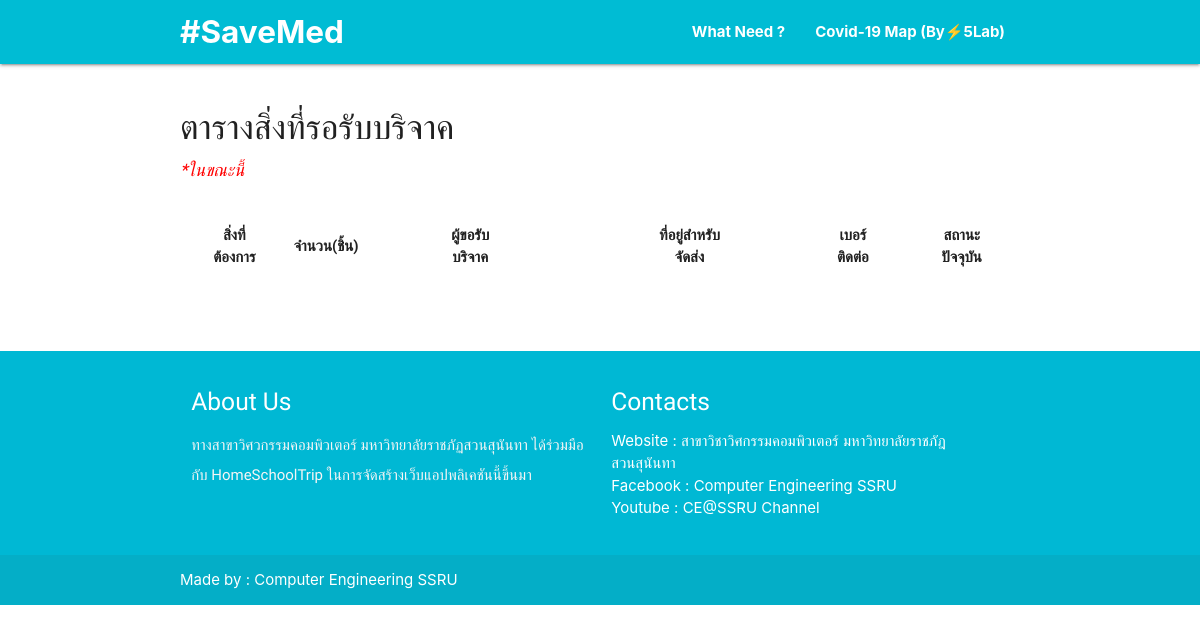
Before: /need.php with the older database file.
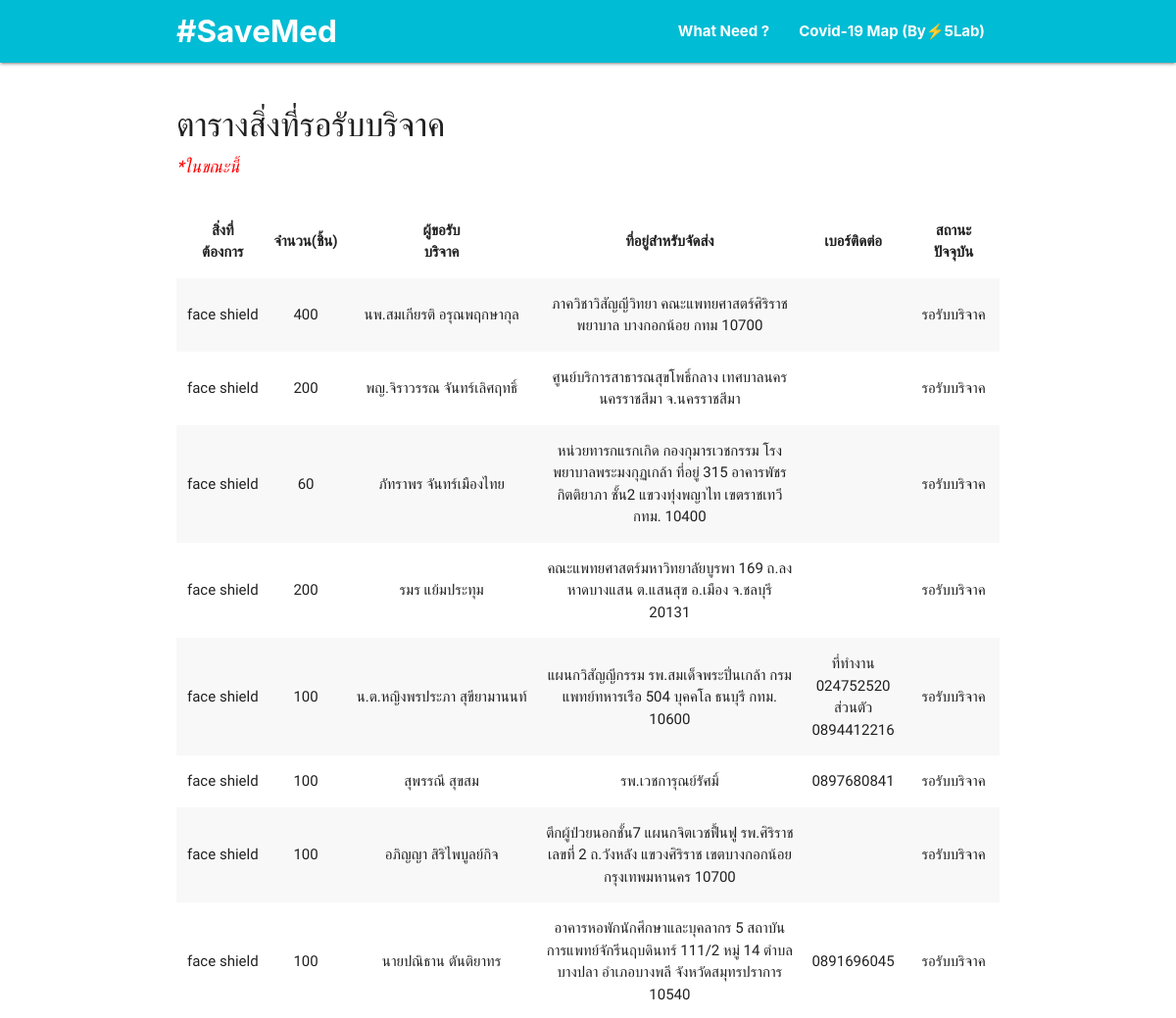
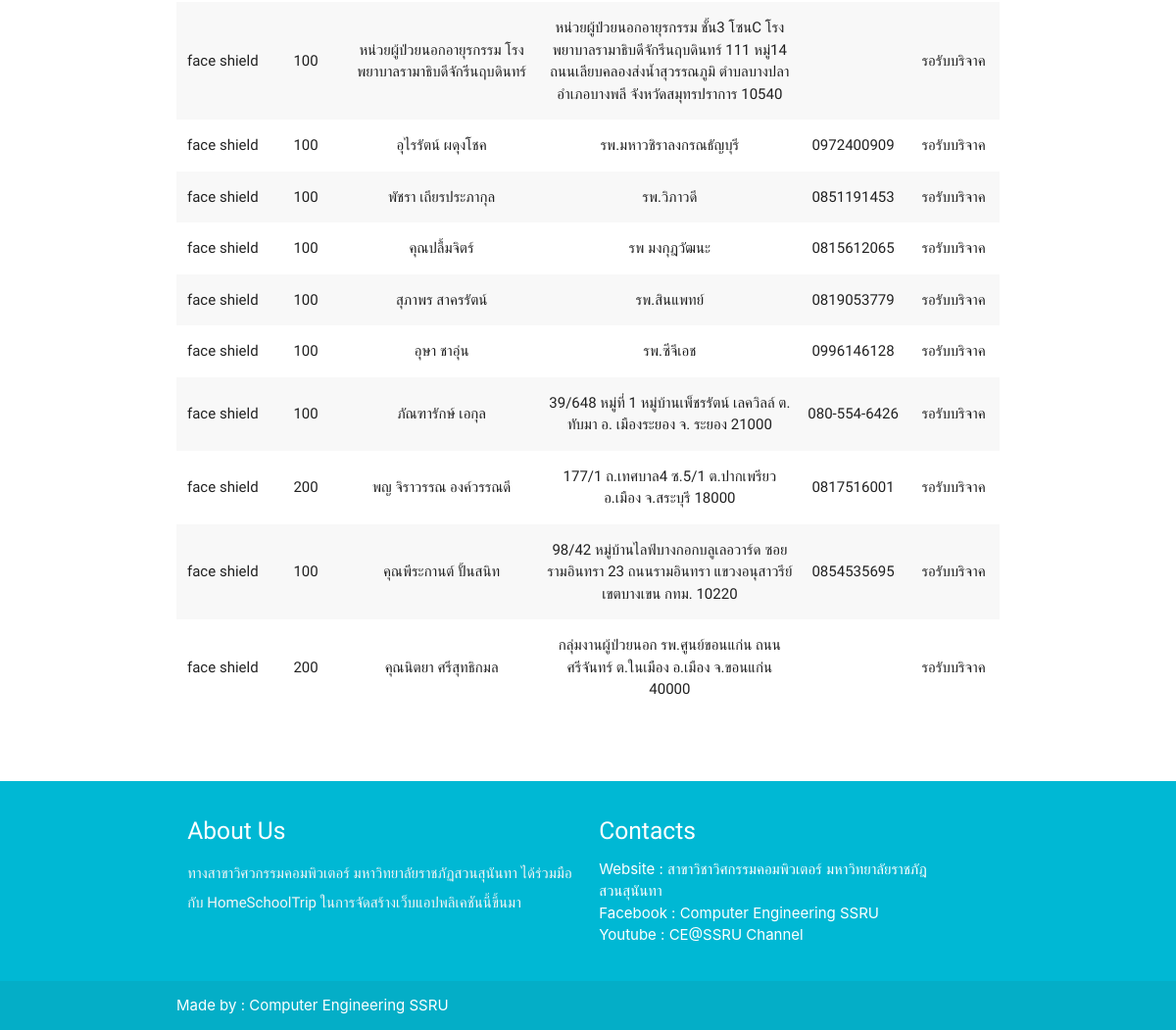
After: the same page with the newer database file (2 pictures, top to bottom).
### tables this page shows
CREATE TABLE `save_med` (
  `id` int(10) NOT NULL,
  `need` text NOT NULL,
  `piece` int(11) NOT NULL,
  `place` text NOT NULL,
  `applicant` text NOT NULL,
  `contact` text NOT NULL,
  `status` text NOT NULL
);

### need.php (the view, shortened to what this page needs)
<?php
$status = "รอรับบริจาค";
require './server/server.php';
$sql = "SELECT `need`, `piece`, `place`, `applicant`, `contact`,`status` FROM save_med WHERE save_med.status = '$status' ";
$result = mysqli_query($connect, $sql);
?>
<!DOCTYPE html>
<html lang="en">
<head>
    <link rel="stylesheet" href="css/font.css">
    <link href="css/materialize.css" type="text/css" rel="stylesheet" media="screen,projection" />
    <link href="css/style.css" type="text/css" rel="stylesheet" media="screen,projection" />
</head>
<body>
    <nav class="cyan" role="navigation">
        <div class="nav-wrapper container">
            <a id="logo-container" href="index.php" class="brand-logo white-text"><b>#SaveMed</b></a>
            <ul class="right hide-on-med-and-down">
                <li><a href="need.php" class="white-text"><b>What Need ?</b></a></li>
                <li><a href="https://covidtracker.5lab.co/" target="_blank" class="white-text"><b>Covid-19 Map (By⚡5Lab)</b></a></li>
            </ul>
        </div>
    </nav><br>
    <div class="container">
        <h4>ตารางสิ่งที่รอรับบริจาค</h4>
        <h6><i style="color: red">*ในขณะนี้</i></h6>
        <br>
    </div>
    <div class="container">
        <table class="striped">
            <thead>
                <tr>
                    <th style="padding-right: 25px; padding-left: 25px">สิ่งที่ต้องการ</th>
                    <th>จำนวน(ชิ้น)</th>
                    <th style="padding-right: 75px; padding-left: 75px">ผู้ขอรับบริจาค</th>
                    <th style="padding-right: 75px; padding-left: 75px">ที่อยู่สำหรับจัดส่ง</th>
                    <th style="padding-right: 25px; padding-left: 25px">เบอร์ติดต่อ</th>
                    <th style="padding-right: 25px; padding-left: 25px">สถานะปัจจุบัน</th>
                </tr>
            </thead>
            <tbody>
                <?php while ($row = mysqli_fetch_array($result)) {  ?>
                    <tr>
                        <td><?php echo $row['need'] ?></td>
                        <td><?php echo $row['piece'] ?></td>
                        <td><?php echo $row['applicant'] ?></td>
                        <td><?php echo $row['place'] ?></td>
                        <td><?php echo $row['contact'] ?></td>
                        <td><?php echo $row['status'] ?></td>
                    </tr>
                <?php } ?>
            </tbody>
        </table>
    </div>
    <br><br><br>
    <footer class="page-footer cyan accent-4">
        <div class="container">
            <div class="row">
                <div class="col l6 s12">
                    <h5 class="white-text">About Us</h5>
                    <p class="grey-text text-lighten-4">ทางสาขาวิศวกรรมคอมพิวเตอร์ มหาวิทยาลัยราชภัฏสวนสุนันทา ได้ร่วมมือกับ HomeSchoolTrip ในการจัดสร้างเว็บแอปพลิเคชันนี้ขึ้นมา</p>
                </div>
                <div class="col l6 s12">
                    <h5 class="white-text">Contacts</h5>
                    <ul>
                        <li>Website : <a class="white-text" href="http://www.ce.fit.ssru.ac.th/" target="_blank">สาขาวิชาวิศกรรมคอมพิวเตอร์ มหาวิทยาลัยราชภัฎสวนสุนันทา</a></li>
                        <li>Facebook : <a class="white-text" href="https://www.facebook.com/CE-SSRU-101947597890618" target="_blank">Computer Engineering SSRU</a></li>
                        <li>Youtube : <a class="white-text" href="https://www.youtube.com/channel/UCRz1y8LNlNtMke1o23ppmkw" target="_blank">CE@SSRU Channel</a></li>
                    </ul>
                </div>
            </div>
        </div>
        <div class="footer-copyright">
            <div class="container white-text">
                Made by : <a class="white-text text-lighten-3" href="login.php">Computer Engineering SSRU</a>
            </div>
        </div>
    </footer>
</body>
</html>

### css/style.css (style rules this page uses)
nav ul a, nav .brand-logo { color: #444; }
p { line-height: 2rem; }
footer.page-footer { margin: 0; }

### need.php (style rules this page uses)
th , td { text-align :center; font-family:'Itim', cursive; }

Changed rows visible on the page:
added save_med: need "face shield", piece "400", applicant "นพ.สมเกียรติ อรุณพฤกษากุล", place "ภาควิชาวิสัญญีวิทยา คณะแพทยศาสตร์ศิริราชพยาบาล บางกอกน้อย กทม 10700", status "รอรับบริจาค"
added save_med: need "face shield", piece "200", applicant "พญ.จิราวรรณ จันทร์เลิศฤทธิ์", place "ศูนย์บริการสาธารณสุขโพธิ์กลาง เทศบาลนครนครราชสีมา จ.นครราชสีมา", status "รอรับบริจาค"
added save_med: need "face shield", piece "60", applicant "ภัทราพร จันทร์เมืองไทย", place "หน่วยทารกแรกเกิด กองกุมารเวชกรรม โรงพยาบาลพระมงกุฏเกล้า ที่อยู่ 315 อาคารพัชรกิตติยาภา ชั้น2 แขวงทุ่งพญาไท เขตราชเทวี กทม. 10400", status "รอรับบริจาค"
added save_med: need "face shield", piece "200", applicant "รมร แย้มประทุม", place "คณะแพทยศาสตร์มหาวิทยาลัยบูรพา 169 ถ.ลงหาดบางแสน ต.แสนสุข อ.เมือง จ.ชลบุรี 20131", status "รอรับบริจาค"
added save_med: need "face shield", piece "100", applicant "น.ต.หญิงพรประภา สุขียามานนท์", place "แผนกวิสัญญีกรรม รพ.สมเด็จพระปิ่นเกล้า กรมแพทย์ทหารเรือ 504 บุคคโล ธนบุรี กทม. 10600", contact "ที่ทำงาน 024752520 ส่วนตัว 0894412216", status "รอรับบริจาค"
added save_med: need "face shield", piece "100", applicant "สุพรรณี สุขสม", place "รพ.เวชการุณย์รัศมิ์", contact "0897680841", status "รอรับบริจาค"
added save_med: need "face shield", piece "100", applicant "อภิญญา สิริไพบูลย์กิจ", place "ตึกผู้ป่วยนอกชั้น7 แผนกจิตเวชฟื้นฟู รพ.ศิริราช เลขที่ 2 ถ.วังหลัง แขวงศิริราช เขตบางกอกน้อย กรุงเทพมหานคร 10700", status "รอรับบริจาค"
added save_med: need "face shield", piece "100", applicant "นายปณิธาน ตันติยาทร", place "อาคารหอพักนักศึกษาและบุคลากร 5 สถาบันการแพทย์จักรีนฤบดินทร์ 111/2 หมู่ 14 ตำบลบางปลา อำเภอบางพลี จังหวัดสมุทรปราการ 10540", contact "0891696045", status "รอรับบริจาค"
added save_med: need "face shield", piece "100", applicant "หน่วยผู้ป่วยนอกอายุรกรรม โรงพยาบาลรามาธิบดีจักรีนฤบดินทร์", place "หน่วยผู้ป่วยนอกอายุรกรรม ชั้น3 โซนC โรงพยาบาลรามาธิบดีจักรีนฤบดินทร์ 111 หมู่14 ถนนเลียบคลองส่งน้ำสุวรรณภูมิ ตำบลบางปลา อำเภอบางพลี จังหวัดสมุทรปราการ 10540", status "รอรับบริจาค"
added save_med: need "face shield", piece "100", applicant "อุไรรัตน์ ผดุงโชค", place "รพ.มหาวชิราลงกรณธัญบุรี", contact "0972400909", status "รอรับบริจาค"
added save_med: need "face shield", piece "100", applicant "พัชรา เถียรประภากุล", place "รพ.วิภาวดี", contact "0851191453", status "รอรับบริจาค"
added save_med: need "face shield", piece "100", applicant "คุณปลื้มจิตร์", place "รพ มงกุฎวัฒนะ", contact "0815612065", status "รอรับบริจาค"
added save_med: need "face shield", piece "100", applicant "สุภาพร สาครรัตน์", place "รพ.สินแพทย์", contact "0819053779", status "รอรับบริจาค"
added save_med: need "face shield", piece "100", applicant "อุษา ชาอุ่น", place "รพ.ซีจีเอช", contact "0996146128", status "รอรับบริจาค"
added save_med: need "face shield", piece "100", applicant "ภัณฑารักษ์ เอกุล", place "39/648 หมู่ที่ 1 หมู่บ้านเพ็ชรรัตน์ เลควิลล์ ต. ทับมา อ. เมืองระยอง จ. ระยอง 21000", contact "080-554-6426", status "รอรับบริจาค"
added save_med: need "face shield", piece "200", applicant "พญ จิราวรรณ องค์วรรณดี", place "177/1 ถ.เทศบาล4 ซ.5/1 ต.ปากเพรียว อ.เมือง จ.สระบุรี 18000", contact "0817516001", status "รอรับบริจาค"
added save_med: need "face shield", piece "100", applicant "คุณพีระกานต์ ปั้นสนิท", place "98/42 หมู่บ้านไลฟ์บางกอกบลูเลอวาร์ด ซอยรามอินทรา 23 ถนนรามอินทรา แขวงอนุสาวรีย์ เขตบางเขน กทม. 10220", contact "0854535695", status "รอรับบริจาค"
added save_med: need "face shield", piece "200", applicant "คุณนิตยา ศรีสุทธิกมล", place "กลุ่มงานผู้ป่วยนอก รพ.ศูนย์ขอนแก่น ถนนศรีจันทร์ ต.ในเมือง อ.เมือง จ.ขอนแก่น 40000", status "รอรับบริจาค"
